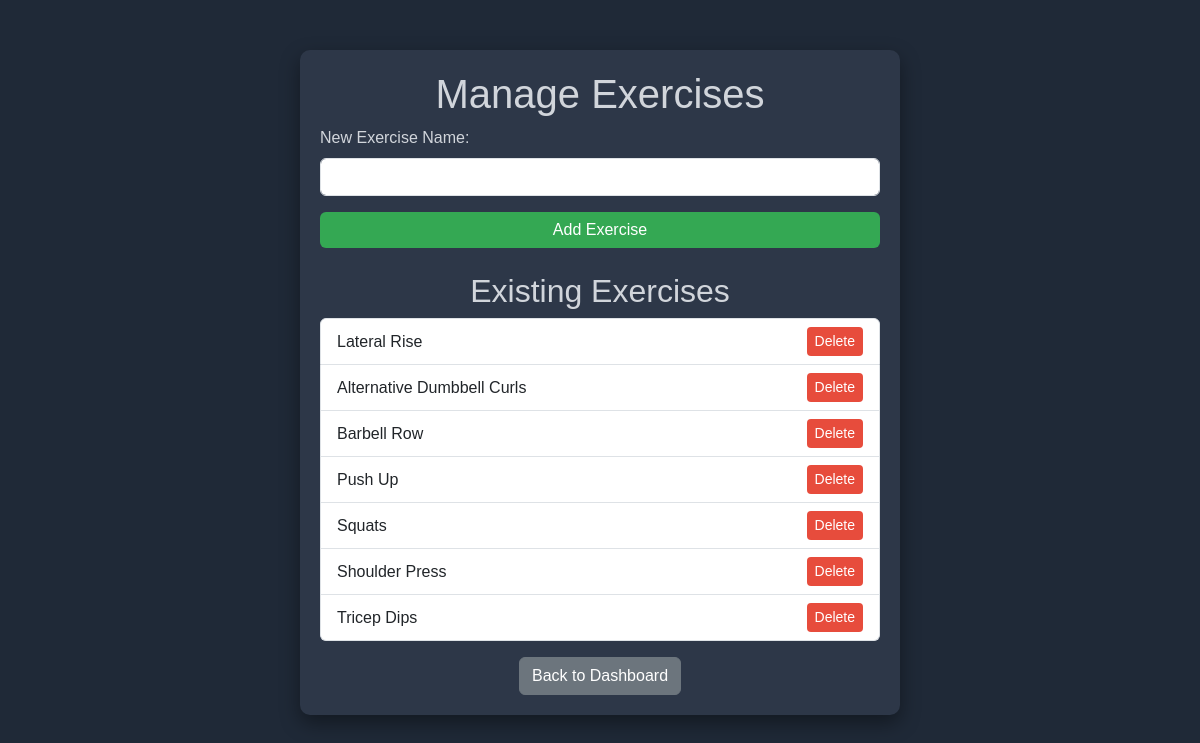
/manage_exercises.php (signed in), run on the app's committed database.
### tables this page shows
CREATE TABLE `exercises` (
  `id` int(11) NOT NULL,
  `name` varchar(255) NOT NULL
);

### manage_exercises.php (the view, shortened to what this page needs)
<?php
require 'db_connect.php';
$sql = "SELECT * FROM Exercises";
$result = $conn->query($sql);
?>
<!DOCTYPE html>
<html lang="en">
<head>
    <link href="https://cdn.jsdelivr.net/npm/bootstrap@5.3.3/dist/css/bootstrap.min.css" rel="stylesheet">
</head>
<body>
<div class="container">
    <h1 class="text-center">Manage Exercises</h1>
    <form method="POST">
        <div class="mb-3">
            <label class="form-label">New Exercise Name:</label>
            <input type="text" class="form-control" name="exercise_name" required>
        </div>
        <button type="submit" class="btn btn-primary w-100">Add Exercise</button>
    </form>
    <h2 class="text-center mt-4">Existing Exercises</h2>
    <?php if ($result->num_rows > 0): ?>
        <ul class="list-group">
            <?php while($exercise = $result->fetch_assoc()): ?>
                <li class="list-group-item d-flex justify-content-between align-items-center">
                    <?php echo htmlspecialchars($exercise['name']); ?>
                    <a href="manage_exercises.php?delete_id=<?php echo $exercise['id']; ?>" class="btn btn-danger btn-sm">Delete</a>
                </li>
            <?php endwhile; ?>
        </ul>
    <?php else: ?>
        <p>No exercises found.</p>
    <?php endif; ?>
    <div class="text-center mt-3">
        <a href="admin.php" class="btn btn-secondary">Back to Dashboard</a>
    </div>
</div>
</body>
</html>

### manage_exercises.php (style rules this page uses)
body { background-color: #1f2937; color: #d1d5db; font-family: 'Arial', sans-serif; }
.container { max-width: 600px; margin: 50px auto; padding: 20px; background-color: #2d3748; border-radius: 10px; box-shadow: 0 8px 20px rgba(0, 0, 0, 0.4); }
.btn-primary { background-color: #34a853; border: none; }
.btn-danger { background-color: #e74c3c; border: none; }

### data on the page
exercises: name "Lateral Rise"
exercises: name "Alternative Dumbbell Curls"
exercises: name "Barbell Row"
exercises: name "Push Up"
exercises: name "Squats"
exercises: name "Shoulder Press"
exercises: name "Tricep Dips"
